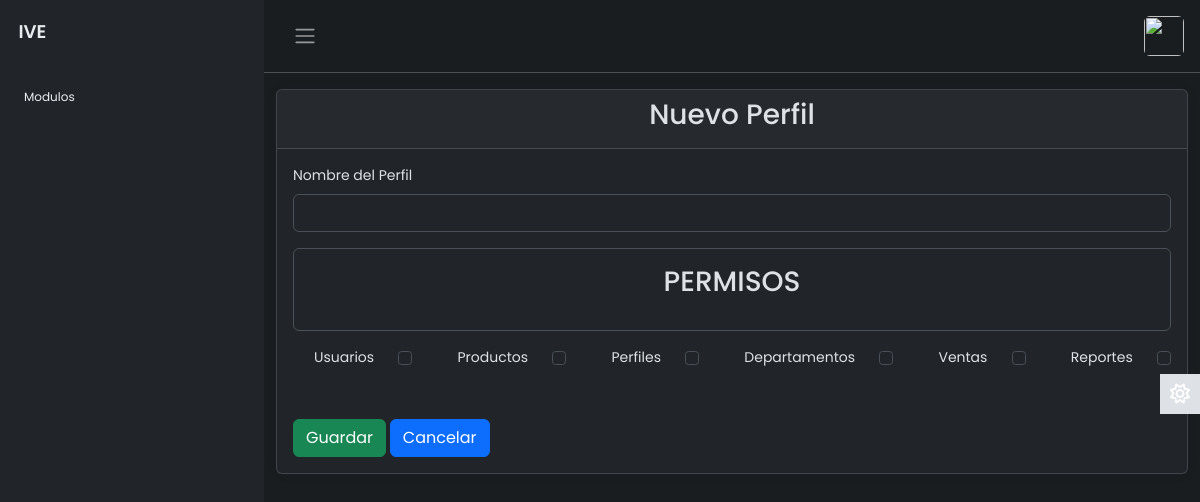
Page /modulos/perfiles/AltaPerfil.php (signed in) on the earlier database version.
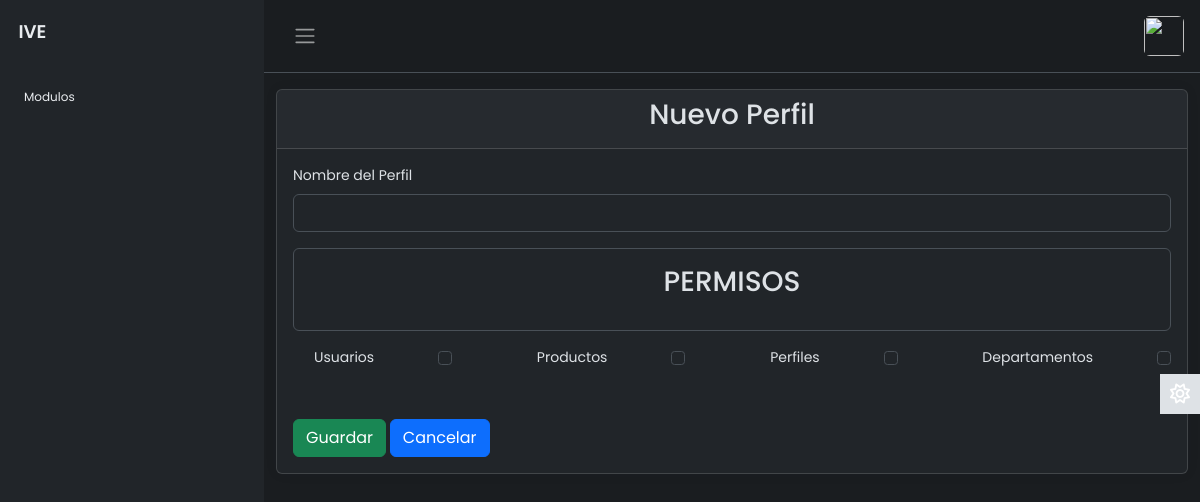
Same page on the later database version.
### tables this page shows
CREATE TABLE `permisos` (
  `idPermiso` int(11) NOT NULL,
  `NombrePermiso` varchar(50) DEFAULT NULL
);

### modulos/perfiles/MostrarPermisos.php (the view, shortened to what this page needs)
<?php
require("../../config/dbcontext.php");
$sql = "SELECT * FROM permisos";
$result = $link->query($sql);
if ($result->num_rows > 0) {
    while ($row = $result->fetch_assoc()) { ?>
            <label class="form-check-label" for="permiso<?php echo $row['idPermiso']; ?>">
                <?php echo $row['NombrePermiso'] ?>
            </label>
            <input class="form-check-input" type="checkbox" name="permisos" value="<?php echo $row['NombrePermiso']; ?>" id="permiso<?php echo $row['NombrePermiso']; ?>">
<?php
    }
} else {
    echo "0 results";
}
?>

### layout/top.php (shortened to what this page needs)
<!DOCTYPE html>
<html lang="en" data-bs-theme="dark">
<head>
    <link href="https://cdn.jsdelivr.net/npm/bootstrap@5.3.3/dist/css/bootstrap.min.css" rel="stylesheet">
    <link rel="stylesheet" href="https://cdnjs.cloudflare.com/ajax/libs/font-awesome/6.4.2/css/all.min.css" />
    <link rel="stylesheet" href="http://localhost/layout/style.css">
    <link rel="stylesheet" href="http://localhost/layout/buttons.css">
    <link href="https://cdn.jsdelivr.net/npm/vanilla-datatables@latest/dist/vanilla-dataTables.min.css" rel="stylesheet" type="text/css">
</head>
<body>
    <div class="wrapper">
        <aside id="sidebar" class="js-sidebar">
            <div class="h-100">
                <div class="sidebar-logo">
                    <a href="/">IVE</a>
                </div>
                <ul class="sidebar-nav">
                    <li class="sidebar-header">
                        Modulos
                    </li>
                </ul>
            </div>
        </aside>
        <div class="main">
            <nav class="navbar navbar-expand px-3 border-bottom">
                <button class="btn" id="sidebar-toggle" type="button">
                    <span class="navbar-toggler-icon"></span>
                </button>
                <div class="navbar-collapse navbar">
                    <ul class="navbar-nav">
                        <li class="nav-item dropdown">
                            <a href="#" data-bs-toggle="dropdown" class="nav-icon pe-md-0">
                                <img src="" class="avatar img-fluid rounded" alt="">
                            </a>
                        </li>
                    </ul>
                </div>
            </nav>

### modulos/perfiles/AltaPerfil.php (shortened to what this page needs)
<?php
include("../../layout/top.php")
?>
<div class="container mt-3">
    <div class="card">
        <div class="card-header">
            <h3 class="d-flex justify-content-center">Nuevo Perfil</h3>
        </div>
        <div class="card-body">
            <form id="formPerfil">
                <div class="mb-3">
                        <label for="Nombre" class="form-label">Nombre del Perfil</label>
                        <input type="text" class="form-control" name="nombre" id="nombre">
                </div>
                <div class="mb-3 p-3 border rounded">
                    <h3 class="text-center mb-3">PERMISOS</h3>
                </div>
                <div class="form-check d-flex justify-content-between mb-2">
                <?php include("./MostrarPermisos.php") ?>
                </div>
                <div class="gap-2 mt-5">
                <button type="submit" class="btn btn-success">Guardar</button>
                <a class="btn btn-primary" href="index.php" role="button">Cancelar</a>
                </div>
            </form>
        </div>
    </div>
</div>
<?php
include("../../layout/foot.php")
?>

### layout/foot.php (shortened to what this page needs)
<a href="#" class="theme-toggle">
    <i class="fa-regular fa-sun"></i>
</a>
</div>
</div>
</body>
</html>

### layout/style.css (style rules this page uses)
body { font-family: 'Poppins', sans-serif; font-size: 0.875rem; opacity: 1; overflow-y: scroll; margin: 0; }
a { cursor: pointer; text-decoration: none; font-family: 'Poppins', sans-serif; }
li { list-style: none; }
.wrapper { align-items: stretch; display: flex; width: 100%; }
#sidebar { max-width: 264px; min-width: 264px; background: var(--bs-dark); transition: all 0.35s ease-in-out; }
.main { display: flex; flex-direction: column; min-height: 100vh; min-width: 0; overflow: hidden; transition: all 0.35s ease-in-out; width: 100%; background: var(--bs-dark-bg-subtle); }
.sidebar-logo { padding: 1.15rem; }
.sidebar-logo a { color: #e9ecef; font-size: 1.15rem; font-weight: 600; }
.sidebar-nav { flex-grow: 1; list-style: none; margin-bottom: 0; padding-left: 0; margin-left: 0; }
.sidebar-header { color: #e9ecef; font-size: .75rem; padding: 1.5rem 1.5rem .375rem; }
.avatar { height: 40px; width: 40px; }
.navbar-expand .navbar-nav { margin-left: auto; }
.card { box-shadow: 0 0 .875rem 0 rgba(34, 46, 60, .05); margin-bottom: 24px; }
.theme-toggle { position: fixed; top: 50%; transform: translateY(-65%); text-align: center; z-index: 10; right: 0; left: auto; border: none; background-color: var(--bs-body-color); }
html[data-bs-theme="dark"] .theme-toggle .fa-sun, html[data-bs-theme="light"] .theme-toggle .fa-moon { cursor: pointer; padding: 10px; display: block; font-size: 1.25rem; color: #FFF; }

Differences in the rows shown:
removed permisos: NombrePermiso "Ventas"
removed permisos: NombrePermiso "Reportes"
